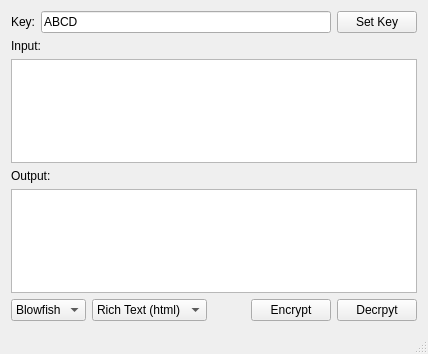
<?xml version="1.0" encoding="UTF-8"?>
<ui version="4.0">
 <class>MainWindow</class>
 <widget class="QMainWindow" name="MainWindow">
  <property name="geometry">
   <rect>
    <x>0</x>
    <y>0</y>
    <width>428</width>
    <height>354</height>
   </rect>
  </property>
  <property name="windowTitle">
   <string>Blowfish/XOR Encryption Example</string>
  </property>
  <property name="windowIcon">
   <iconset resource="res.qrc">
    <normaloff>:/images/dialog-password.png</normaloff>:/images/dialog-password.png</iconset>
  </property>
  <widget class="QWidget" name="centralWidget">
   <layout class="QVBoxLayout" name="verticalLayout">
    <item>
     <layout class="QHBoxLayout" name="horizontalLayout">
      <item>
       <widget class="QLabel" name="label">
        <property name="text">
         <string>Key:</string>
        </property>
       </widget>
      </item>
      <item>
       <widget class="QLineEdit" name="keyEdit">
        <property name="text">
         <string>ABCD</string>
        </property>
       </widget>
      </item>
      <item>
       <widget class="QPushButton" name="setKeyBtn">
        <property name="text">
         <string>Set Key</string>
        </property>
       </widget>
      </item>
     </layout>
    </item>
    <item>
     <widget class="QLabel" name="label_2">
      <property name="text">
       <string>Input:</string>
      </property>
     </widget>
    </item>
    <item>
     <widget class="QTextEdit" name="inputEdit"/>
    </item>
    <item>
     <widget class="QLabel" name="label_3">
      <property name="text">
       <string>Output:</string>
      </property>
     </widget>
    </item>
    <item>
     <widget class="QTextEdit" name="outputEdit">
      <property name="readOnly">
       <bool>true</bool>
      </property>
     </widget>
    </item>
    <item>
     <layout class="QHBoxLayout" name="horizontalLayout_2">
      <item>
       <widget class="QComboBox" name="selEncryption">
        <item>
         <property name="text">
          <string>Blowfish</string>
         </property>
        </item>
        <item>
         <property name="text">
          <string>XOR</string>
         </property>
        </item>
       </widget>
      </item>
      <item>
       <widget class="QComboBox" name="selDataType">
        <item>
         <property name="text">
          <string>Rich Text (html)</string>
         </property>
        </item>
        <item>
         <property name="text">
          <string>Simple Text</string>
         </property>
        </item>
       </widget>
      </item>
      <item>
       <spacer name="horizontalSpacer">
        <property name="orientation">
         <enum>Qt::Horizontal</enum>
        </property>
        <property name="sizeHint" stdset="0">
         <size>
          <width>40</width>
          <height>20</height>
         </size>
        </property>
       </spacer>
      </item>
      <item>
       <widget class="QPushButton" name="encryptBtn">
        <property name="text">
         <string>Encrypt</string>
        </property>
        <property name="icon">
         <iconset resource="res.qrc">
          <normaloff>:/images/object-locked.png</normaloff>:/images/object-locked.png</iconset>
        </property>
       </widget>
      </item>
      <item>
       <widget class="QPushButton" name="decryptBtn">
        <property name="text">
         <string>Decrpyt</string>
        </property>
        <property name="icon">
         <iconset resource="res.qrc">
          <normaloff>:/images/object-unlocked.png</normaloff>:/images/object-unlocked.png</iconset>
        </property>
       </widget>
      </item>
     </layout>
    </item>
   </layout>
  </widget>
  <widget class="QMenuBar" name="menuBar">
   <property name="geometry">
    <rect>
     <x>0</x>
     <y>0</y>
     <width>428</width>
     <height>21</height>
    </rect>
   </property>
  </widget>
  <widget class="QStatusBar" name="statusBar"/>
 </widget>
 <layoutdefault spacing="6" margin="11"/>
 <resources>
  <include location="res.qrc"/>
 </resources>
 <connections/>
</ui>
